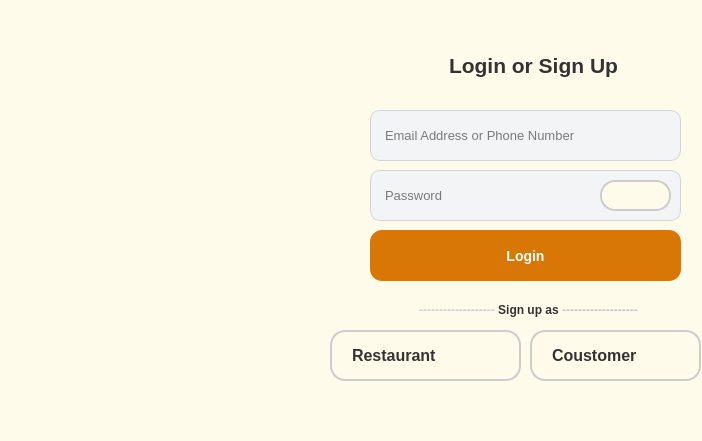
<?xml version="1.0" encoding="UTF-8"?>
<ui version="4.0">
 <class>LoginWindow</class>
 <widget class="QMainWindow" name="LoginWindow">
  <property name="geometry">
   <rect>
    <x>0</x>
    <y>0</y>
    <width>702</width>
    <height>441</height>
   </rect>
  </property>
  <property name="minimumSize">
   <size>
    <width>702</width>
    <height>441</height>
   </size>
  </property>
  <property name="maximumSize">
   <size>
    <width>702</width>
    <height>441</height>
   </size>
  </property>
  <property name="windowTitle">
   <string>LoginWindow</string>
  </property>
  <property name="styleSheet">
   <string notr="true">background-color: rgb(255, 251, 235);</string>
  </property>
  <widget class="QWidget" name="centralwidget">
   <widget class="QLabel" name="label_2">
    <property name="geometry">
     <rect>
      <x>370</x>
      <y>260</y>
      <width>55</width>
      <height>16</height>
     </rect>
    </property>
    <property name="text">
     <string/>
    </property>
    <property name="scaledContents">
     <bool>true</bool>
    </property>
   </widget>
   <widget class="QPushButton" name="Login_Button">
    <property name="geometry">
     <rect>
      <x>370</x>
      <y>230</y>
      <width>311</width>
      <height>51</height>
     </rect>
    </property>
    <property name="font">
     <font>
      <pointsize>-1</pointsize>
      <weight>75</weight>
      <bold>true</bold>
     </font>
    </property>
    <property name="whatsThis">
     <string>&lt;html&gt;&lt;head/&gt;&lt;body&gt;&lt;p align=&quot;center&quot;&gt;&lt;br/&gt;&lt;/p&gt;&lt;/body&gt;&lt;/html&gt;</string>
    </property>
    <property name="styleSheet">
     <string notr="true">QPushButton {
    background-color: #d97706;    /* نارنجی خاکی */
    color: white;                 /* رنگ متن */
    border: none;                 /* حذف کادر پیش‌فرض */
    border-radius: 12px;          /* گوشه‌های منحنی */
    padding: 8px 20px;            /* فضای داخلی دکمه */
    font-weight: bold;            /* ضخیم شدن فونت */
    font-size: 14px;
}

QPushButton:hover {
    background-color: #f59e0b;    /* رنگ روشن‌تر موقع hover */
}
</string>
    </property>
    <property name="text">
     <string>Login</string>
    </property>
   </widget>
   <widget class="QPushButton" name="Coustomer_Button">
    <property name="geometry">
     <rect>
      <x>530</x>
      <y>330</y>
      <width>171</width>
      <height>51</height>
     </rect>
    </property>
    <property name="maximumSize">
     <size>
      <width>171</width>
      <height>51</height>
     </size>
    </property>
    <property name="styleSheet">
     <string notr="true">QPushButton {
    background-color: qlineargradient(x1:0, y1:0, x2:1, y2:1,
                                      stop:0 #fdfbfb, stop:1 #ebedee);
    border: 2px solid #cccccc;
    border-radius: 15px;
    color: #333333;
    font-family: &quot;Segoe UI&quot;, &quot;Vazir&quot;, sans-serif;
    font-size: 16px;
    font-weight: bold;
    padding: 10px 20px;
    text-align: left;
}

QPushButton:hover {
    background-color: qlineargradient(x1:0, y1:0, x2:1, y2:1,
                                      stop:0 #f1f1f1, stop:1 #e0e0e0);
    color: #0078d7;
    border: 2px solid #0078d7;
}

QPushButton:pressed {
    background-color: #d0d0d0;
}
</string>
    </property>
    <property name="text">
     <string>Coustomer</string>
    </property>
    <property name="icon">
     <iconset>
      <normaloff>../../Downloads/ChatGPT Image Jun 2, 2025, 11_30_52 PM(2).png</normaloff>../../Downloads/ChatGPT Image Jun 2, 2025, 11_30_52 PM(2).png</iconset>
    </property>
    <property name="iconSize">
     <size>
      <width>40</width>
      <height>40</height>
     </size>
    </property>
   </widget>
   <widget class="QLabel" name="Login_signup_label">
    <property name="geometry">
     <rect>
      <x>410</x>
      <y>30</y>
      <width>241</width>
      <height>71</height>
     </rect>
    </property>
    <property name="styleSheet">
     <string notr="true">QLabel {
    font-family: &quot;Segoe UI&quot;, &quot;Vazir&quot;, sans-serif;
    font-size: 22px;
    font-weight: bold;
    color: #333333;
    padding: 10px;
    qproperty-alignment: AlignCenter;
    text-shadow: 1px 1px 1px rgba(0,0,0,0.1);
	border: none;
    background-color: transparent;
}</string>
    </property>
    <property name="frameShape">
     <enum>QFrame::NoFrame</enum>
    </property>
    <property name="text">
     <string>&lt;html&gt;&lt;head/&gt;&lt;body&gt;&lt;p align=&quot;center&quot;&gt;&lt;span style=&quot; font-size:16pt; font-weight:600;&quot;&gt;Login or Sign Up&lt;/span&gt;&lt;/p&gt;&lt;/body&gt;&lt;/html&gt;</string>
    </property>
   </widget>
   <widget class="QPushButton" name="Restaurant_Button">
    <property name="geometry">
     <rect>
      <x>330</x>
      <y>330</y>
      <width>191</width>
      <height>51</height>
     </rect>
    </property>
    <property name="styleSheet">
     <string notr="true">QPushButton {
    background-color: qlineargradient(x1:0, y1:0, x2:1, y2:1,
                                      stop:0 #fdfbfb, stop:1 #ebedee);
    border: 2px solid #cccccc;
    border-radius: 15px;
    color: #333333;
    font-family: &quot;Segoe UI&quot;, &quot;Vazir&quot;, sans-serif;
    font-size: 16px;
    font-weight: bold;
    padding: 10px 20px;
    text-align: left;
}

QPushButton:hover {
    background-color: qlineargradient(x1:0, y1:0, x2:1, y2:1,
                                      stop:0 #f1f1f1, stop:1 #e0e0e0);
    color: #0078d7;
    border: 2px solid #0078d7;
}

QPushButton:pressed {
    background-color: #d0d0d0;
}
</string>
    </property>
    <property name="text">
     <string>Restaurant</string>
    </property>
    <property name="icon">
     <iconset>
      <normaloff>../../Downloads/ChatGPT Image Jun 2, 2025, 11_30_52 PM(1).png</normaloff>../../Downloads/ChatGPT Image Jun 2, 2025, 11_30_52 PM(1).png</iconset>
    </property>
    <property name="iconSize">
     <size>
      <width>40</width>
      <height>40</height>
     </size>
    </property>
   </widget>
   <widget class="QLineEdit" name="Password_lineEdit">
    <property name="geometry">
     <rect>
      <x>370</x>
      <y>170</y>
      <width>311</width>
      <height>51</height>
     </rect>
    </property>
    <property name="styleSheet">
     <string notr="true">QLineEdit {
    background-color: #f3f4f6;   /* خاکستری خیلی روشن */
    border: 1px solid #d1d5db;   /* خط باریک خاکستری */
    border-radius: 10px;         /* گوشه‌های منحنی */
    padding: 6px 12px;           /* فضای داخلی برای متن */
    font-size: 13px;
}
QLineEdit:focus {
    border: 1px solid #fb923c;  /* نارنجی خوشرنگ هنگام فوکوس */
    background-color: #fff;     /* سفید شدن پس‌زمینه */
}</string>
    </property>
    <property name="echoMode">
     <enum>QLineEdit::Password</enum>
    </property>
    <property name="placeholderText">
     <string>Password</string>
    </property>
   </widget>
   <widget class="QLabel" name="label_3">
    <property name="geometry">
     <rect>
      <x>330</x>
      <y>290</y>
      <width>391</width>
      <height>41</height>
     </rect>
    </property>
    <property name="styleSheet">
     <string notr="true">QLabel {
    font-family: &quot;Segoe UI&quot;, &quot;Vazir&quot;, sans-serif;
    font-size: 22px;
    font-weight: bold;
    color: #333333;
    padding: 10px;
    qproperty-alignment: AlignCenter;
    text-shadow: 1px 1px 1px rgba(0,0,0,0.1);
	border: none;
    background-color: transparent;
}</string>
    </property>
    <property name="text">
     <string>&lt;html&gt;&lt;head/&gt;&lt;body&gt;&lt;p align=&quot;center&quot;&gt;&lt;span style=&quot; font-size:9pt; color:#cfcfcf;&quot;&gt;------------------- &lt;/span&gt;&lt;span style=&quot; font-size:9pt;&quot;&gt;Sign up as &lt;/span&gt;&lt;span style=&quot; font-size:9pt; color:#c6c6c6;&quot;&gt;-------------------&lt;/span&gt;&lt;/p&gt;&lt;/body&gt;&lt;/html&gt;</string>
    </property>
   </widget>
   <widget class="QLineEdit" name="Email_lineEdit">
    <property name="geometry">
     <rect>
      <x>370</x>
      <y>110</y>
      <width>311</width>
      <height>51</height>
     </rect>
    </property>
    <property name="styleSheet">
     <string notr="true">QLineEdit {
    background-color: #f3f4f6;   /* خاکستری خیلی روشن */
    border: 1px solid #d1d5db;   /* خط باریک خاکستری */
    border-radius: 10px;         /* گوشه‌های منحنی */
    padding: 6px 12px;           /* فضای داخلی برای متن */
    font-size: 13px;
}
QLineEdit:focus {
    border: 1px solid #fb923c;  /* نارنجی خوشرنگ هنگام فوکوس */
    background-color: #fff;     /* سفید شدن پس‌زمینه */
}</string>
    </property>
    <property name="placeholderText">
     <string>Email Address or Phone Number</string>
    </property>
   </widget>
   <widget class="QPushButton" name="Show_Pass_Button">
    <property name="geometry">
     <rect>
      <x>600</x>
      <y>180</y>
      <width>71</width>
      <height>31</height>
     </rect>
    </property>
    <property name="toolTip">
     <string>&lt;html&gt;&lt;head/&gt;&lt;body&gt;&lt;p align=&quot;center&quot;&gt;&lt;br/&gt;&lt;/p&gt;&lt;/body&gt;&lt;/html&gt;</string>
    </property>
    <property name="styleSheet">
     <string notr="true">QPushButton {
    background-color: qlineargradient(x1:0, y1:0, x2:1, y2:1,
                                      stop:0 #fdfbfb, stop:1 #ebedee);
    border: 2px solid #cccccc;
    border-radius: 15px;
    color: #333333;
    font-family: &quot;Segoe UI&quot;, &quot;Vazir&quot;, sans-serif;
    font-size: 16px;
    font-weight: bold;
    padding: 10px 20px;
    text-align: left;
    outline: none;
}

QPushButton:hover {
    background-color: qlineargradient(x1:0, y1:0, x2:1, y2:1,
                                      stop:0 #f1f1f1, stop:1 #e0e0e0);
    color: #0078d7;
    border: 2px solid #0078d7;
}

QPushButton:pressed {
    background-color: #d0d0d0;
}

QPushButton:focus {
    outline: none;
    border: 2px solid #cccccc; /* اختیاری: یا همون حالت عادی */
}
</string>
    </property>
    <property name="text">
     <string/>
    </property>
    <property name="icon">
     <iconset>
      <normaloff>../../Downloads/Icn1003833www.tiktarh.com_.png</normaloff>../../Downloads/Icn1003833www.tiktarh.com_.png</iconset>
    </property>
    <property name="iconSize">
     <size>
      <width>25</width>
      <height>25</height>
     </size>
    </property>
   </widget>
  </widget>
  <widget class="QMenuBar" name="menubar">
   <property name="geometry">
    <rect>
     <x>0</x>
     <y>0</y>
     <width>702</width>
     <height>26</height>
    </rect>
   </property>
  </widget>
  <widget class="QStatusBar" name="statusBar"/>
 </widget>
 <resources/>
 <connections/>
</ui>
